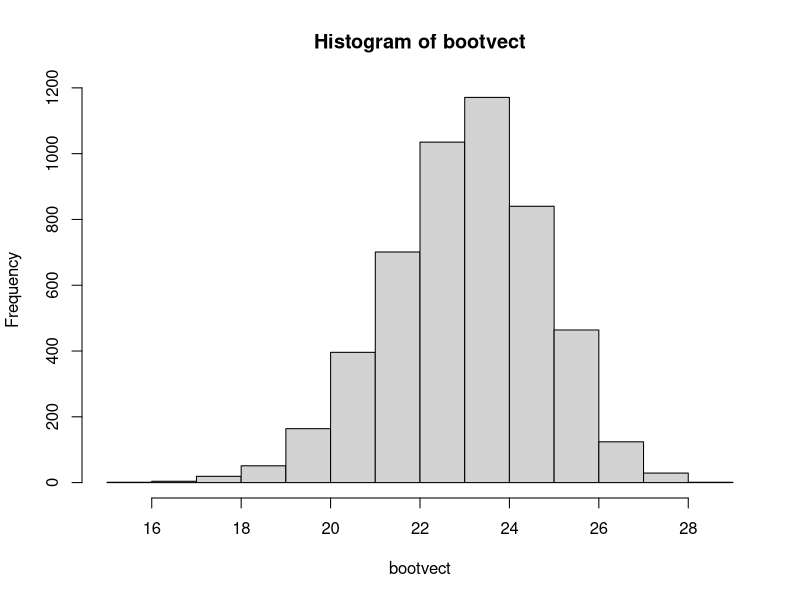
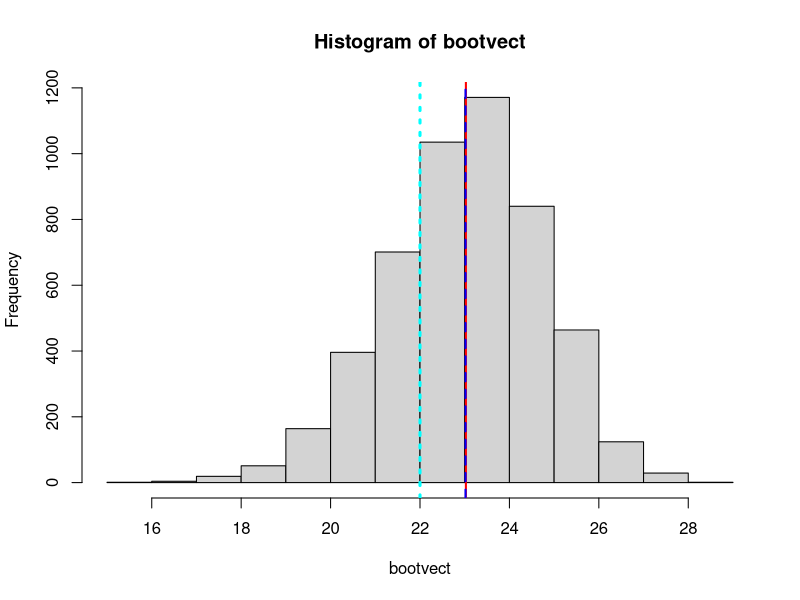
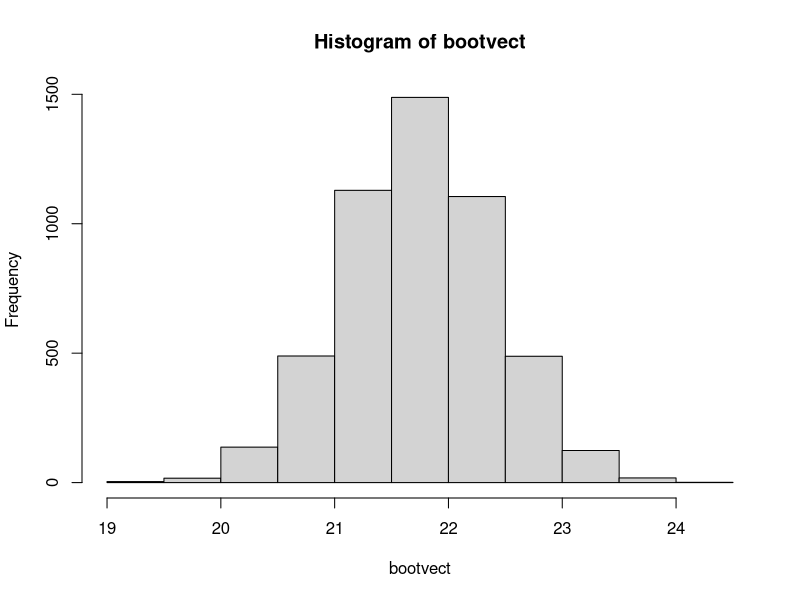
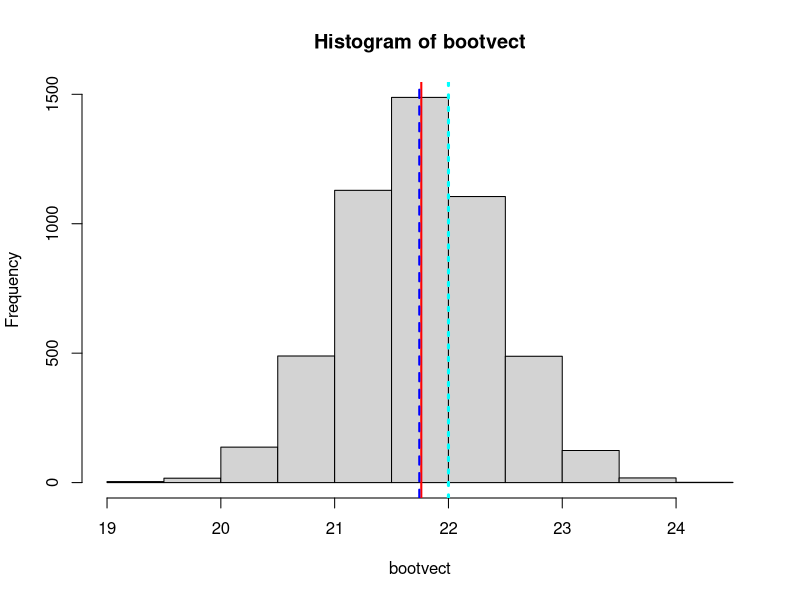
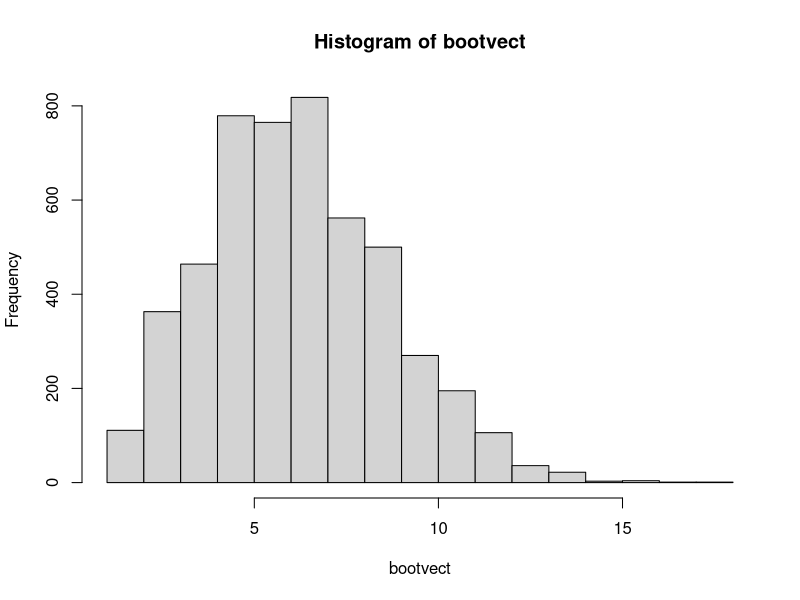
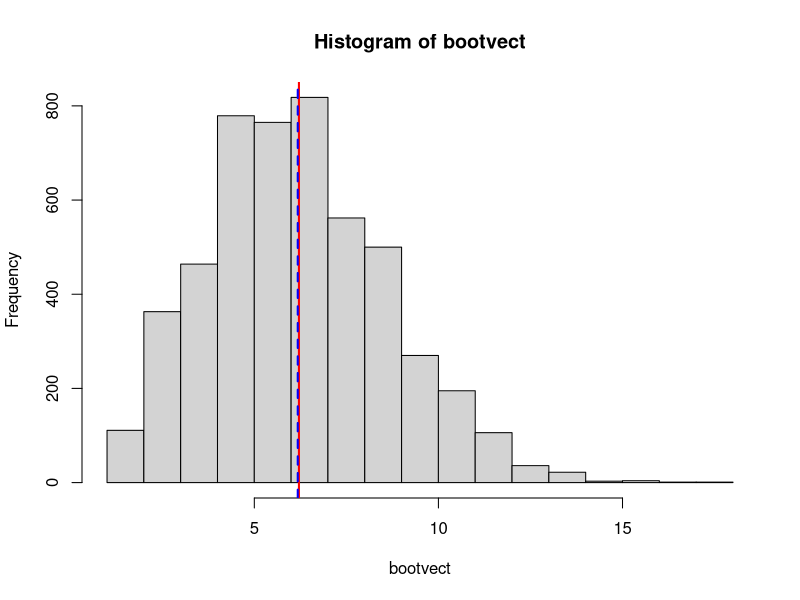
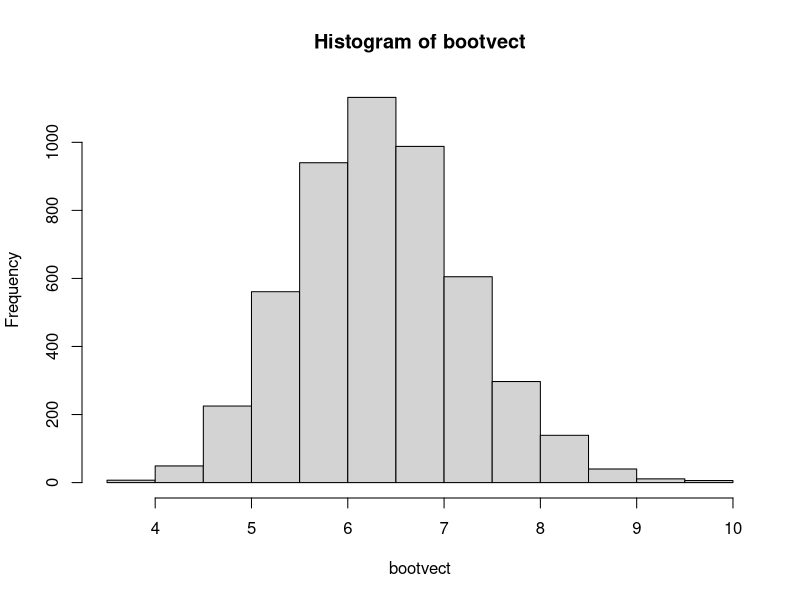
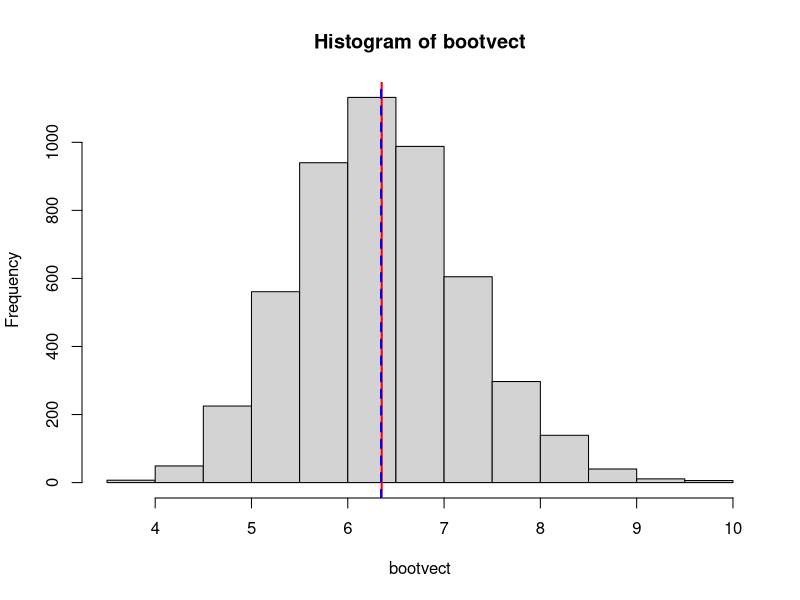

These figures' R source, in order:
## ---- chunk 1
knitr::opts_chunk$set(echo = TRUE)
## ---- chunk 2
SampleSize <- 10
SpecifiedSampMean <- 22
SpecifiedStdDev <- 5
## ---- chunk 3
nsims <- 5000
## ---- chunk 4
x <- rnorm(SampleSize, SpecifiedSampMean, SpecifiedStdDev)
x
## ---- chunk 5
xbar <-mean(x)
## ---- chunk 6
xbar
## ---- chunk 7
bootvect <- numeric(nsims)
## ---- chunk 8
for (i in 1:nsims){
	temp <- sample(x, SampleSize, replace = TRUE)
	bootvect[i] <- mean(temp)
}
## ---- chunk 9
summary(bootvect)
## ---- chunk 10
hist(bootvect)
## ---- chunk 11
StdDevOriRanSamp <- sd(x)
StdDevOriRanSamp
## ---- chunk 12
sd(bootvect)
## ---- chunk 13

StdDevOriRanSamp/sqrt(SampleSize)
## ---- chunk 14
hist(bootvect)
abline(v=xbar, col="red", lwd=2)
abline(v=mean(bootvect), col='blue', lwd=2, lty=2)
abline(v=SpecifiedSampMean, col="cyan", lwd=3, lty=3)
## ---- chunk 15
est.bias <- xbar - mean(bootvect)
est.bias
## ---- chunk 16
SampleSize <- 50
SpecifiedSampMean <- 22
SpecifiedStdDev <- 5
## ---- chunk 17
nsims <- 5000
## ---- chunk 18
x <- rnorm(SampleSize, SpecifiedSampMean, SpecifiedStdDev)
x
## ---- chunk 19
xbar <-mean(x)
## ---- chunk 20
xbar
## ---- chunk 21
bootvect <- numeric(nsims)
## ---- chunk 22
for (i in 1:nsims){
	temp <- sample(x, SampleSize, replace = TRUE)
	bootvect[i] <- mean(temp)
}
## ---- chunk 23
summary(bootvect)
## ---- chunk 24
hist(bootvect)
## ---- chunk 25
StdDevOriRanSamp <- sd(x)
StdDevOriRanSamp
## ---- chunk 26
sd(bootvect)
## ---- chunk 27

StdDevOriRanSamp/sqrt(SampleSize)
## ---- chunk 28
hist(bootvect)
abline(v=xbar, col="red", lwd=2)
abline(v=mean(bootvect), col='blue', lwd=2, lty=2)
abline(v=SpecifiedSampMean, col="cyan", lwd=3, lty=3)
## ---- chunk 29
est.bias <- xbar - mean(bootvect)
est.bias
## ---- chunk 30
SampleSize <- 10
lambda <- 0.2
## ---- chunk 31
nsims <- 5000
## ---- chunk 32
x <- rexp(SampleSize, lambda)
x
## ---- chunk 33
xbar <-mean(x)
## ---- chunk 34
xbar
## ---- chunk 35
bootvect <- numeric(nsims)
## ---- chunk 36
for (i in 1:nsims){
	temp <- sample(x, SampleSize, replace = TRUE)
	bootvect[i] <- mean(temp)
}
## ---- chunk 37
summary(bootvect)
## ---- chunk 38
hist(bootvect)
## ---- chunk 39
StdDevOriRanSamp <- sd(x)
StdDevOriRanSamp
## ---- chunk 40
sd(bootvect)
## ---- chunk 41

StdDevOriRanSamp/sqrt(SampleSize)
## ---- chunk 42
hist(bootvect)
abline(v=xbar, col="red", lwd=2)
abline(v=mean(bootvect), col='blue', lwd=2, lty=2)

## ---- chunk 43
est.bias <- xbar - mean(bootvect)
est.bias
## ---- chunk 44
SampleSize <- 50
lambda <- 0.2
## ---- chunk 45
nsims <- 5000
## ---- chunk 46
x <- rexp(SampleSize, lambda)
x
## ---- chunk 47
xbar <-mean(x)
## ---- chunk 48
xbar
## ---- chunk 49
bootvect <- numeric(nsims)
## ---- chunk 50
for (i in 1:nsims){
	temp <- sample(x, SampleSize, replace = TRUE)
	bootvect[i] <- mean(temp)
}
## ---- chunk 51
summary(bootvect)
## ---- chunk 52
hist(bootvect)
## ---- chunk 53
StdDevOriRanSamp <- sd(x)
StdDevOriRanSamp
## ---- chunk 54
sd(bootvect)
## ---- chunk 55

StdDevOriRanSamp/sqrt(SampleSize)
## ---- chunk 56
hist(bootvect)
abline(v=xbar, col="red", lwd=2)
abline(v=mean(bootvect), col='blue', lwd=2, lty=2)

## ---- chunk 57
est.bias <- xbar - mean(bootvect)
est.bias
## ---- chunk 58
#####The rest is documenting my environment as needed.
sessionInfo()
